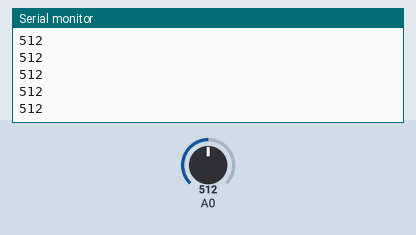
Simulated run of this sketch. Board: Arduino Uno, built with avr-gcc and run on an emulated ATmega328P. Parts: the last lines printed to the serial monitor. The inputs (shaded band) are chosen by the test bench; at power-on: A0 = 512.

Above: at 1.2 s.
1.3 s: A0 set to 716
At 2.4 s:
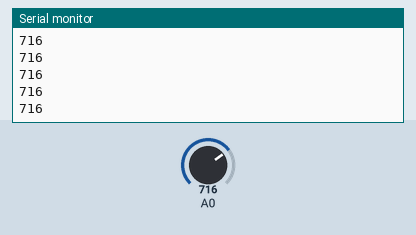
2.8 s: A0 set to 900
At 3.7 s:
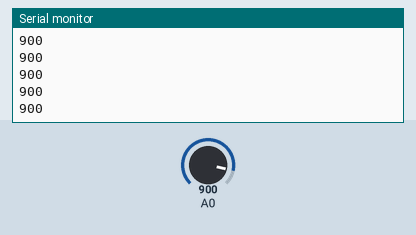
Timing chart, 0 to 5.8 s (numbered marks = the images above; inputs shaded):
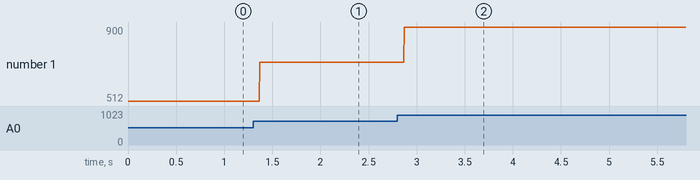

The sketch:

Heart_Rate_Display_Arduino.ino
```cpp
// (licence header left out)
void setup() {
  // initialize the serial communication:
  Serial.begin(9600);
  //pinMode(10, INPUT); // Setup for leads off detection LO +
  //pinMode(11, INPUT); // Setup for leads off detection LO -

}

void loop() {

  //if((digitalRead(10) == 1)||(digitalRead(11) == 1)){
    //Serial.println('!');
  //}
  //else{
    // send the value of analog input 0:
      Serial.println(analogRead(A0));
  //}
  //Wait for a bit to keep serial data from saturating
  delay(1);
}
```

Measured:
- after the input at 1.3 s, the serial monitor: prints a new line after 0.07 s (image 1)
- after the input at 2.8 s, the serial monitor: prints a new line after 0.07 s (image 2)
- plotted number 1: 512 → 716 after the input at 1.3 s, 716 → 900 after the input at 2.8 s
